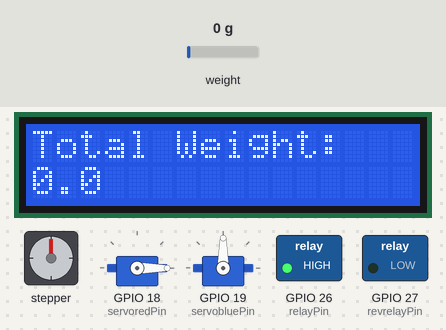
Simulated run of this sketch. Board: ESP32. Parts: stepper motor, 16×2 character LCD, 2 × servo, switched loads named in the sketch (green lamp = pin HIGH). Wiring (inferred from the names in the program): stepper motor driver (900 steps per turn assumed): step GPIO 32; direction GPIO 33; 2 × servo: signal GPIO 18 / signal GPIO 19. Inputs (shaded band) come from the test bench; at power-on: weight on the scale 0 g. Random numbers use the default seed unless the sketch sets one; servo pulses on a pin are drawn as a servo (544–2400 µs = 0–180°); pins used as bus, display or sensor lines are not drawn; what the sketch prints to the serial monitor is not drawn.

Above: at 14.4 s.
At 20.3 s:
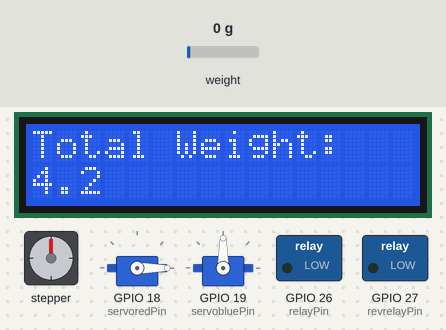
At 22.6 s:
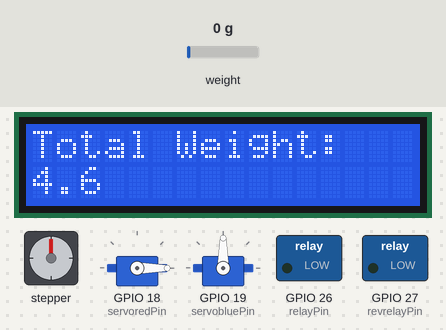
At 25.1 s:
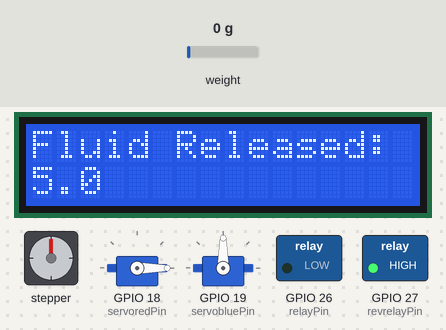
At 29.1 s:
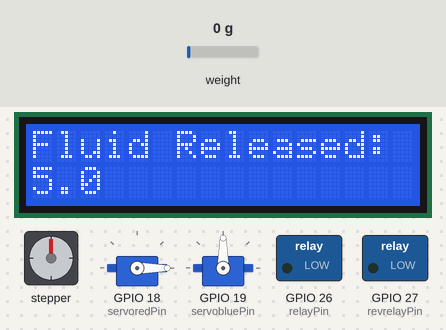
At 33.2 s:
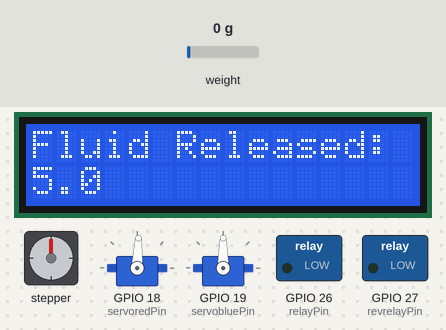
Timing chart, 0 to 40.0 s (numbered marks = the images above):
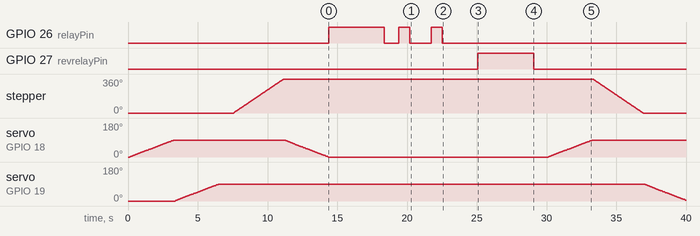

Measured:
- by itself, GPIO 26 (relayPin): goes HIGH 4.0 s, LOW 1.0 s, HIGH 0.80 s, LOW 1.5 s, HIGH 0.80 s, then LOW
- by itself, GPIO 27 (revrelayPin): LOW → HIGH at 25.1 s, → LOW 4.0 s later
- by itself, stepper: turns 360° clockwise in 3.6 s, then 360° counter-clockwise in 3.6 s
- by itself, servo on GPIO 19 (servobluePin): rises from 0° to 90° in 3.1 s, then falls to 5° in 33.5 s
- what the display in image 1 shows lasts 2.3 s, from 19.4 s to 21.7 s

The sketch:

CodeLAMChallenge.ino
```cpp
//Importing Libraries
#include "HX711.h"
#include <LiquidCrystal_I2C.h>

// Defining pin connections & motor's steps per revolution
int relayPin = 26;
int revrelayPin = 27;
int servoredPin = 18;
int servobluePin = 19;
const int dirPin = 33;
const int stepPin = 32;
const int stepsPerRevolution = 900;
const int LOADCELL_DOUT_PIN = 2;
const int LOADCELL_SCK_PIN = 4;

// Setting the LCD address & size
LiquidCrystal_I2C lcd(0x27, 16, 2);

HX711 load_cell;
HX711 scale;

int weight = 0;
int oldweight = 0;
int newweight = 0;
int counter = 0;
int w[20] = {42, 87, 47, 93,
             39, 88, 46,
             90, 43, 92
            };

void setup() {

  // Initializing the serial communication
  Serial.begin(115200);

  // Initialize the LCD
  lcd.init();
  lcd.clear();
  lcd.backlight();

  // Setting the pins as OUTPUT
  pinMode(relayPin, OUTPUT);
  pinMode(revrelayPin, OUTPUT);
  pinMode(servobluePin, OUTPUT);
  pinMode(servoredPin, OUTPUT);
  pinMode(stepPin, OUTPUT);
  pinMode(dirPin, OUTPUT);

  // Initialize the relay to be off (LOW turns off the relay)
  digitalWrite(relayPin, LOW);
  digitalWrite(revrelayPin, LOW);

  //Initializing valve position
  closeValve(servoredPin);
  closeValve(servobluePin);

  //Starting the load cell
  scale.begin(LOADCELL_DOUT_PIN, LOADCELL_SCK_PIN);
  scale.set_scale(3257.28);
  scale.tare();

  five_looper();

  delay(1000);
  lcd.setCursor(0, 0);
  lcd.clear();
  lcd.print("      Task");
  lcd.setCursor(0, 1);
  lcd.print("   Completed");
}

void loop() {

  // //Display Weight
  // lcdprint(weight);

  // //moving spout forward
  // movespout(true);

  // //red servo open
  // openValve(servoredPin);

  // //pump for 5 sec
  // pump(4000);

  // //weight
  // //weight = scale.get_units(10);
  // weight = oldweight + w[counter];
  // counter = counter + 1;

  // //Display Weight
  // lcdprint(weight);

  // //Precise Measurement
  // precisepump(oldweight, 50);

  // //update oldweight
  // oldweight = weight;

  // //removing remaining water
  // reversepump(4000);

  // //red servo close
  // closeValve(servoredPin);

  // //Display Weight
  // lcdprint(weight);

  // //moving spout back
  // movespout(false);

  // //blue servo open
  // openValve(servobluePin);

  // //pump for 10 sec
  // pump(5500);

  // //weight
  // //weight = scale.get_units(10);
  // weight = oldweight + w[counter];
  // counter = counter + 1;

  // //Display Weight
  // lcdprint(weight);

  // //Precise Measurement
  // precisepump(oldweight, 100);

  // //update oldweight
  // oldweight = weight;

  // //removing remaining water
  // reversepump(3500);

  // //blueservo close
  // closeValve(servobluePin);

}

void five_looper(){
  for (int i = 0; i < 5; i++){
    //Display Weight
    lcdprint(weight);

    //moving spout forward
    movespout(true);

    //red servo open
    openValve(servoredPin);

    //pump for 5 sec
    pump(4000);

    //weight
    //weight = scale.get_units(10);
    weight = oldweight + w[counter];
    counter = counter + 1;

    //Display Weight
    lcdprint(weight);

    //Precise Measurement
    precisepump(oldweight, 50);

    //update oldweight
    oldweight = weight;

    //removing remaining water
    reversepump(4000);

    //red servo close
    closeValve(servoredPin);

    //Display Weight
    lcdprint(weight);

    //moving spout back
    movespout(false);

    //blue servo open
    openValve(servobluePin);

    //pump for 10 sec
    pump(5500);

    //weight
    //weight = scale.get_units(10);
    weight = oldweight + w[counter];
    counter = counter + 1;

    //Display Weight
    lcdprint(weight);

    //Precise Measurement
    precisepump(oldweight, 100);

    //update oldweight
    oldweight = weight;

    //removing remaining water
    reversepump(3500);

    //blueservo close
    closeValve(servobluePin);

  }
}

void moveServo(int pulseWidth, int servoPin) {
  // Manually generate the PWM signal for the servo
  digitalWrite(servoPin, HIGH);
  delayMicroseconds(pulseWidth);
  digitalWrite(servoPin, LOW);

  delay(20 - (pulseWidth / 1000));  // 20ms period minus the pulse width in milliseconds
}

void closeValve (int pin) {
  if (pin == servoredPin) {
    Serial.println("Closing Red valve");
  }
  else {
    Serial.println("Closing Blue valve");
  }
  // Sweep from 0 to 90 degrees
  for (int angle = 0; angle <= 90; angle++) {
    int pulseWidth = map(angle, 0, 180, 500, 2500); // Mapping angle to pulse width (500µs to 2500µs)
    moveServo(pulseWidth, pin); // Moving servo to current angle
    delay(15);
  }
}

void openValve(int pin) {
  if (pin == servoredPin) {
    Serial.println("Opening Red valve");
  }
  else {
    Serial.println("Opening Blue valve");
  }
  // Sweep back from 90 to 0 degrees
  for (int angle = 90; angle >= 0; angle--) {
    int pulseWidth = map(angle, 0, 180, 500, 2500); // Mapping angle to pulse width
    moveServo(pulseWidth, pin);  // Moving servo to current angle
    delay(15);
  }
}

void pump(int dur) {
  // Turn the relay ON
  Serial.println("Pump ON");
  digitalWrite(relayPin, HIGH);  // Activating the relay
  delay(dur);

  // Turn the relay OFF
  Serial.println("Pump OFF");
  digitalWrite(relayPin, LOW);  // Deactivating the relay
  delay(1000);
}

void reversepump(int dur) {
  // Turn the relay ON
  Serial.println("Reverse Pump ON");
  digitalWrite(revrelayPin, HIGH);  // Activating the relay
  delay(dur);

  // Turn the relay OFF
  Serial.println("Reverse Pump OFF");
  digitalWrite(revrelayPin, LOW);  // Deactivating the relay
  delay(1000);
}

void precisepump(int oldweight, int target) {
  for (int i = 0; i < 20; i++) {
    //weight = scale.get_units(10);
    newweight = weight - oldweight;

    if (newweight < target) {
      //pump for 0.8 seconds
      pump(800);
      delay(500);
      weight = weight + random(3, 6);
    }
    else {
      Serial.println("Target Weight dispensed");
      lcd.clear();
      lcd.setCursor(0, 0);
      lcd.print("Fluid Released: ");
      lcd.setCursor(0, 1);
      lcd.print(newweight / 10.0, 1);
      delay(1000);
      break;
    }
    //Display weight
    lcdprint(weight);
  }
}

void lcdprint(float weight) {

  //Printing on serial monitor
  Serial.print("Weight: ");
  Serial.println(weight / 10.0, 1);

  // Display text
  lcd.clear();
  lcd.setCursor(0, 0);
  lcd.print("Total Weight: ");
  lcd.setCursor(0, 1);
  lcd.print(weight / 10.0, 1);

}

void movespout(bool forw) {
  if (forw) {
    // Set motor direction clockwise
    digitalWrite(dirPin, HIGH);
    Serial.println("Moving Spout Forward");
  }
  else {
    // set motor direction anticlockwise
    digitalWrite(dirPin, LOW);
    Serial.println("Moving Spout Backward");
  }

  // Spin motor slowly
  for (int x = 0; x < stepsPerRevolution; x++)
  {
    digitalWrite(stepPin, HIGH);
    delayMicroseconds(2000);
    digitalWrite(stepPin, LOW);
    delayMicroseconds(2000);
  }

}
```
